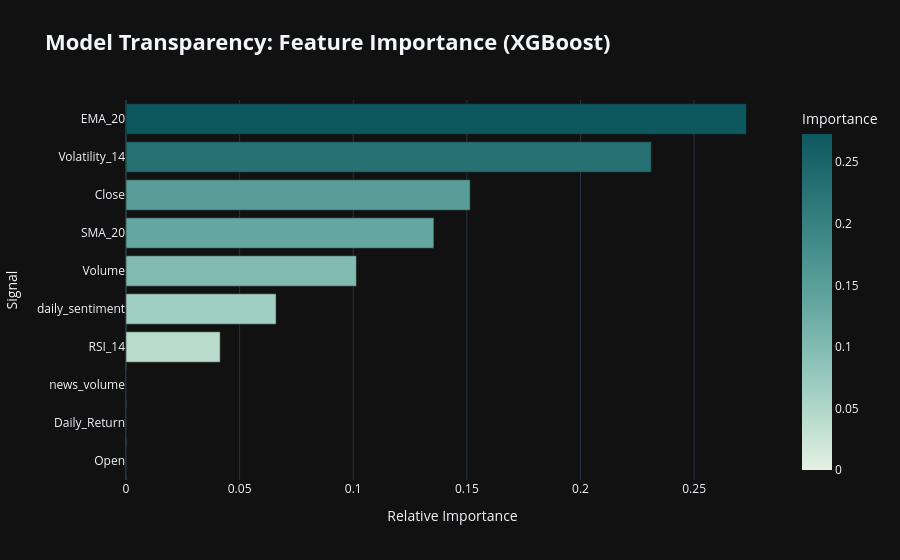

Write notebook code for a chart like this one.
### Code cell
# 1. Extract feature importances from our optimized model
importance_df = pd.DataFrame({
    'Feature': features,
    'Importance': best_xgb_model.feature_importances_
}).sort_values(by='Importance', ascending=True)

# 2. Plot a beautiful horizontal bar chart
fig_importance = px.bar(
    importance_df, 
    x='Importance', 
    y='Feature', 
    orientation='h',
    title="<b>Model Transparency: Feature Importance (XGBoost)</b>",
    color='Importance',
    color_continuous_scale='Mint' # Aesthetic green theme for finance
)

fig_importance.update_layout(
    template='plotly_dark', 
    title_font_size=22,
    xaxis_title="Relative Importance",
    yaxis_title="Signal"
)

fig_importance.show()

### Figure 1 — Plotly figure (JSON) as saved in the notebook; plotly's stock layout.template omitted (floating-point values rounded to 4 significant figures)
{"data": [{"hovertemplate": "Importance=%{marker.color}<br>Feature=%{y}<extra></extra>", "legendgroup": "", "marker": {"color": [0.0, 0.0, 0.0, 0.04144, 0.06606, 0.1014, 0.1355, 0.1515, 0.2312, 0.273], "coloraxis": "coloraxis", "pattern": {"shape": ""}}, "name": "", "orientation": "h", "showlegend": false, "textposition": "auto", "type": "bar", "x": [0.0, 0.0, 0.0, 0.04144, 0.06606, 0.1014, 0.1355, 0.1515, 0.2312, 0.273], "xaxis": "x", "y": ["Open", "Daily_Return", "news_volume", "RSI_14", "daily_sentiment", "Volume", "SMA_20", "Close", "Volatility_14", "EMA_20"], "yaxis": "y"}], "layout": {"barmode": "relative", "coloraxis": {"colorbar": {"title": {"text": "Importance"}}, "colorscale": [[0, "rgb(228, 241, 225)"], [0.1667, "rgb(180, 217, 204)"], [0.3333, "rgb(137, 192, 182)"], [0.5, "rgb(99, 166, 160)"], [0.6667, "rgb(68, 140, 138)"], [0.8333, "rgb(40, 114, 116)"], [1, "rgb(13, 88, 95)"]]}, "legend": {"tracegroupgap": 0}, "title": {"font": {"size": 22}, "text": "<b>Model Transparency: Feature Importance (XGBoost)</b>"}, "xaxis": {"anchor": "y", "domain": [0, 1], "title": {"text": "Relative Importance"}}, "yaxis": {"anchor": "x", "domain": [0, 1], "title": {"text": "Signal"}}}}
